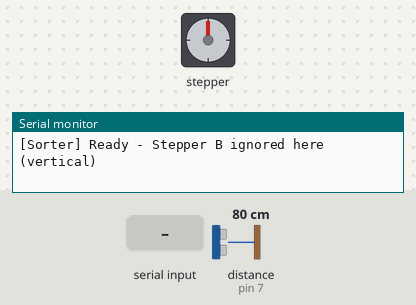
Simulated run of this sketch. Board: Arduino Uno, built with avr-gcc and run on an emulated ATmega328P. Shown: stepper motor, the last lines printed to the serial monitor. Inputs (shaded band) come from the test bench; at power-on: distance to the obstacle (sensor on pin 7) 80 cm. The echo pulse lasts 58.3 µs per cm; stepper angles assume 3200 steps per turn.

Above: at 1.2 s.
1.3 s: "HOME\n" received over Serial
At 2.2 s:
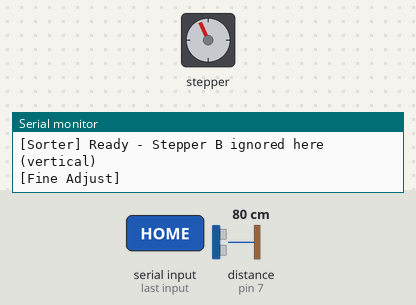
At 2.84 s:
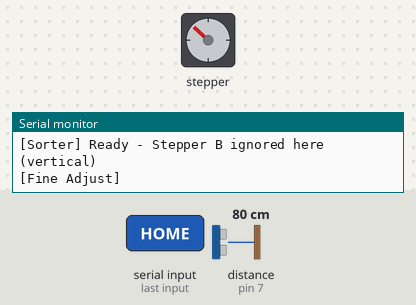
4.3 s: distance to the obstacle (sensor on pin 7) set to 250 cm
At 4.69 s:
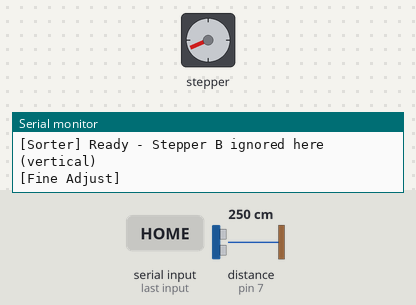
Timing chart, 0 to 19.3 s (numbered marks = the images above; inputs shaded):
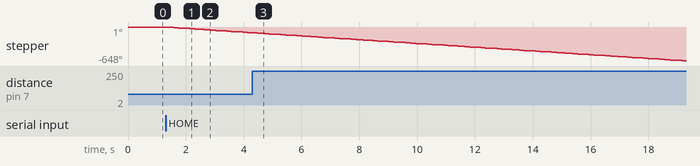

The sketch:

bill_handler.ino
```cpp
#include <AccelStepper.h>

// Stepper A pins (horizontal)
const int STEP_A_PIN = 2;
const int DIR_A_PIN  = 3;

// Ultrasonic pins
const int TRIG_PIN = 6;
const int ECHO_PIN = 7;

// Mechanical constants (8mm per rev TRx8 lead screw)
const int stepsPerRevolution = 200;
const int microsteps = 16;
const float leadScrewLead = 8.0;
const float stepsPerMM = (stepsPerRevolution * microsteps) / leadScrewLead; // 400

// Speed / acceleration
const float mmPerSecond = 100.0;
const float maxSpeed = stepsPerMM * mmPerSecond;
const float accel = 2000.0;

// AccelStepper for A
AccelStepper stepperA(AccelStepper::DRIVER, STEP_A_PIN, DIR_A_PIN);

// Bin definitions with pre-calibrated step counts
struct Bin {
  const char* name;
  float distanceCm;  // for fine check
  long stepPos;      // from HOME in steps
};

Bin bins[] = {
  { "HOME",  0.0,    0    },
  { "20",    2.7,  2500  },
  { "50",    5.7,  5000  },  // replace with your calibrated step counts
  { "100",  14.0,  12000 },
  { "200",  22.4,  20000 },
  { "500",  30.8,  28000 },
  { "1000", 36.8,  35000 }
};

const int NUM_BINS = sizeof(bins)/sizeof(bins[0]);
int currentBinIndex = 0;
long currentSteps = 0;

// Tolerance for ultrasonic
const float TOLERANCE_CM = 1.5;

// Ultrasonic read
float readDistanceCm() {
  digitalWrite(TRIG_PIN, LOW);
  delayMicroseconds(2);
  digitalWrite(TRIG_PIN, HIGH);
  delayMicroseconds(10);
  digitalWrite(TRIG_PIN, LOW);
  long duration = pulseIn(ECHO_PIN, HIGH, 30000);
  return (duration * 0.034 / 2.0);
}

void moveSteps(long steps) {
  long toMove = steps;
  stepperA.setMaxSpeed(maxSpeed);
  stepperA.setAcceleration(accel);
  stepperA.move(toMove);
  while (stepperA.distanceToGo() != 0) {
    stepperA.run();
  }
}

void moveToBin(int index) {
  if (index < 0 || index >= NUM_BINS) {
    Serial.println("[Error] Invalid bin index");
    return;
  }
  long delta = bins[index].stepPos - currentSteps;
  moveSteps(delta);
  currentSteps = bins[index].stepPos;
  currentBinIndex = index;

  // Optional fine ultrasonic adjust
  float expectedCm = bins[index].distanceCm;
  float actual = readDistanceCm();
  if (fabs(actual - expectedCm) > TOLERANCE_CM) {
    Serial.println("[Fine Adjust]");
    while (fabs(readDistanceCm() - expectedCm) > TOLERANCE_CM) {
      long smallStep = (readDistanceCm() < expectedCm) ? 200 : -200;
      stepperA.move(smallStep);
      while (stepperA.distanceToGo() != 0) {
        stepperA.run();
      }
    }
  }
  Serial.println("[Aligned]");
}

void setup() {
  Serial.begin(9600);
  pinMode(TRIG_PIN, OUTPUT);
  pinMode(ECHO_PIN, INPUT);

  Serial.println("[Sorter] Ready - Stepper B ignored here (vertical)");
}

void loop() {
  if (Serial.available()) {
    String input = Serial.readStringUntil('\n');
    input.trim();
    if (input == "HOME") {
      moveToBin(0);
    }
    if (input.startsWith("SORT:")) {
      String denom = input.substring(5);
      for (int i=0; i<NUM_BINS; i++) {
        if (String(bins[i].name) == denom) {
          moveToBin(i);
          Serial.println("[OK]");
          return;
        }
      }
      Serial.println("[Error] Unknown denom");
    }
  }
}
```

Measured:
- after the input at 1.3 s, stepper: keeps turning counter-clockwise at about 38°/s, starting at once
